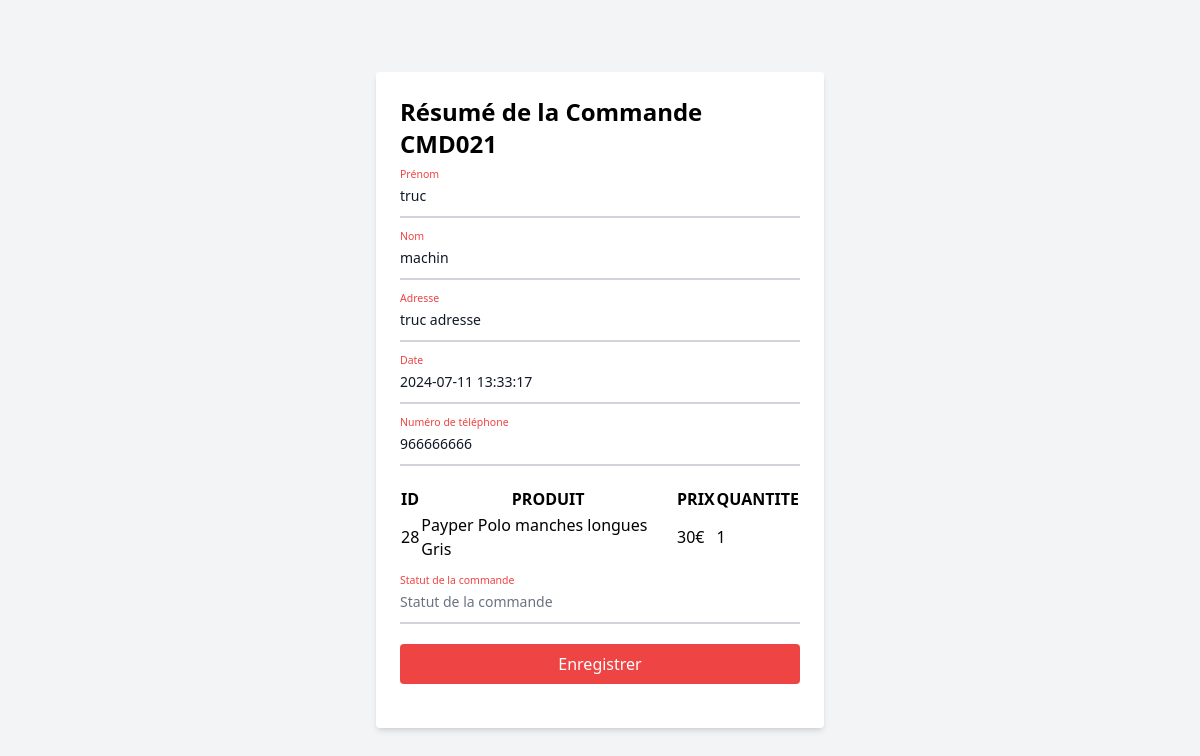
/back_office/edit_order.php?id=21 (signed in), run on the app's committed database.
### tables this page shows
CREATE TABLE `orders` (
  `id` int NOT NULL,
  `order_id` int NOT NULL,
  `user_id` int NOT NULL,
  `user_firstname` varchar(255) NOT NULL,
  `user_name` varchar(255) NOT NULL,
  `user_adress` varchar(255) NOT NULL,
  `email` varchar(255) NOT NULL,
  `phone_number` int NOT NULL,
  `date_order` varchar(255) NOT NULL,
  `product_name` varchar(255) NOT NULL,
  `product_id` int NOT NULL,
  `product_price` int NOT NULL,
  `quantity` int NOT NULL,
  `total_price` int NOT NULL,
  `livraison` varchar(255) NOT NULL,
  `statut` varchar(255) NOT NULL DEFAULT 'en attente',
  `nom_admin` varchar(255) DEFAULT NULL
);

### src/back_office/edit_order.php (the view, shortened to what this page needs)
<?php
if(isset($_GET["id"]) && !empty($_GET["id"])){
    require_once("../connect.php");
    $id = strip_tags($_GET["id"]);
    $sql = "SELECT * FROM orders WHERE order_id = :order_id";
    $query= $db->prepare($sql);
    $query->bindValue(":order_id", $id, PDO::PARAM_INT);
    $query->execute();
    $orders = $query->fetchAll();
} else {
    header("Location: orders.php");
    exit();
}
?>
<!doctype html>
<html lang="fr">
<head>
  <link rel="stylesheet" href="../styles/output.css">
  <link rel="stylesheet" href="../styles/reset.css">
</head>
<body class="flex items-center justify-center min-h-screen bg-gray-100">
    <?php
        $orderId = $orders[0]["order_id"];
                 $displayOrderId = 'CMD0' . $orderId;
        ?>
    <form id="order_form" class="max-w-md mx-auto bg-white p-6 rounded shadow-md w-full" method="post">
        <h1 class="text-2xl font-bold mb-4">Résumé de la Commande <?=$displayOrderId?></h1>
        <div class="relative z-0 w-full mb-5 group">
            <input type="text" name="firstname" id="firstname" value="<?=$orders[0]["user_firstname"]?>" class="block py-2.5 px-0 w-full text-sm text-gray-900 bg-transparent border-0 border-b-2 border-gray-300 appearance-none focus:outline-none focus:ring-0 focus:border-red-600 peer" placeholder=" " required />
            <label for="firstname" class="peer-focus:font-medium absolute text-sm text-red-500 duration-300 transform -translate-y-6 scale-75 top-3 -z-10 origin-[0] peer-focus:start-0 peer-focus:text-red-600 peer-placeholder-shown:scale-100 peer-placeholder-shown:translate-y-0 peer-focus:scale-75 peer-focus:-translate-y-6">Prénom</label>
        </div>
        <div class="relative z-0 w-full mb-5 group">
            <input type="text" name="lastname" id="lastname" value="<?=$orders[0]["user_name"]?>" class="block py-2.5 px-0 w-full text-sm text-gray-900 bg-transparent border-0 border-b-2 border-gray-300 appearance-none focus:outline-none focus:ring-0 focus:border-red-600 peer" placeholder=" " required />
            <label for="lastname" class="peer-focus:font-medium absolute text-sm text-red-500 duration-300 transform -translate-y-6 scale-75 top-3 -z-10 origin-[0] peer-focus:start-0 peer-focus:text-red-600 peer-placeholder-shown:scale-100 peer-placeholder-shown:translate-y-0 peer-focus:scale-75 peer-focus:-translate-y-6">Nom</label>
        </div>
        <div class="relative z-0 w-full mb-5 group">
            <input type="text" name="adress" id="adress" value="<?=$orders[0]["user_adress"]?>" class="block py-2.5 px-0 w-full text-sm text-gray-900 bg-transparent border-0 border-b-2 border-gray-300 appearance-none focus:outline-none focus:ring-0 focus:border-red-600 peer" placeholder=" " required />
            <label for="adress" class="peer-focus:font-medium absolute text-sm text-red-500 duration-300 transform -translate-y-6 scale-75 top-3 -z-10 origin-[0] peer-focus:start-0 peer-focus:text-red-600 peer-placeholder-shown:scale-100 peer-placeholder-shown:translate-y-0 peer-focus:scale-75 peer-focus:-translate-y-6">Adresse</label>
        </div>
        <div class="relative z-0 w-full mb-5 group">
            <input type="text" name="date" id="date" value="<?=$orders[0]["date_order"]?>" class="block py-2.5 px-0 w-full text-sm text-gray-900 bg-transparent border-0 border-b-2 border-gray-300 appearance-none focus:outline-none focus:ring-0 focus:border-red-600 peer" placeholder=" " required />
            <label for="adress" class="peer-focus:font-medium absolute text-sm text-red-500 duration-300 transform -translate-y-6 scale-75 top-3 -z-10 origin-[0] peer-focus:start-0 peer-focus:text-red-600 peer-placeholder-shown:scale-100 peer-placeholder-shown:translate-y-0 peer-focus:scale-75 peer-focus:-translate-y-6">Date</label>
        </div>
        <div class="relative z-0 w-full mb-5 group">
            <input type="tel" name="phonenumber" id="phonenumber" value="<?=$orders[0]["phone_number"]?>" pattern="[0-9]{10}" class="block py-2.5 px-0 w-full text-sm text-gray-900 bg-transparent border-0 border-b-2 border-gray-300 appearance-none focus:outline-none focus:ring-0 focus:border-red-600 peer" placeholder=" " required />
            <label for="phonenumber" class="peer-focus:font-medium absolute text-sm text-red-500 duration-300 transform -translate-y-6 scale-75 top-3 -z-10 origin-[0] peer-focus:start-0 peer-focus:text-red-600 peer-placeholder-shown:scale-100 peer-placeholder-shown:translate-y-0 peer-focus:scale-75 peer-focus:-translate-y-6">Numéro de téléphone</label>
        </div>
        <div class="relative z-0 w-full mb-5 group">
          <table>
            <thead>
                <tr>
                    <th>ID</th>
                    <th>PRODUIT</th>
                    <th>PRIX</th>
                    <th>QUANTITE</th>
                </tr>
            </thead>
            <tbody>
           <?php foreach($orders as $order){ ?>
                <tr>
                    <td><?=$order["product_id"]?></td>
                    <td><?=$order["product_name"]?></td>
                    <td><?=$order["product_price"]?>€</td>
                    <td><?=$order["quantity"]?></td>
                </tr>
                <?php
                }
                ?>
            </tbody>
          </table>
        </div>
        <div class="relative z-0 w-full mb-5 group">
            <select name="statut" id="statut" value="<?=$order[0]['statut']?>" class="block py-2.5 px-0 w-full text-sm text-gray-500 bg-transparent border-0 border-b-2 border-gray-300 appearance-none focus:outline-none focus:ring-0 focus:border-red-600 peer" required>
                <option value="" disabled selected>Statut de la commande</option>
            </select>
            <label for="statut" class="peer-focus:font-medium absolute text-sm text-red-500 duration-300 transform -translate-y-6 scale-75 top-3 -z-10 origin-[0] peer-focus:start-0 peer-focus:text-red-600 peer-placeholder-shown:scale-100 peer-placeholder-shown:translate-y-0 peer-focus:scale-75 peer-focus:-translate-y-6">Statut de la commande</label>
        </div>
        <div id="order_btn">
            <button type="submit" class="w-full bg-red-500 text-white py-2 rounded hover:bg-red-600 mb-5">Enregistrer</button>
        </div>
    </form>
</body>
</html>

### data on the page
orders: order "CMD021", firstname "truc", lastname "machin", adress "truc adresse", date "2024-07-11 13:33:17", phonenumber "966666666", product "28", product_name "Payper Polo manches longues Gris", product_price "30", quantity "1"
